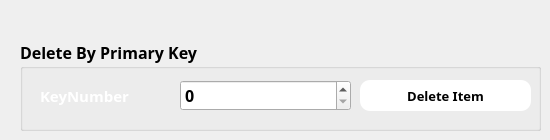
   <widget class="QWidget" name="Delete_Item">
    <attribute name="title">
     <string>Delete Item</string>
    </attribute>
    <attribute name="toolTip">
     <string>Delete Item</string>
    </attribute>
    <widget class="QGroupBox" name="ShowBox_5">
     <property name="geometry">
      <rect>
       <x>20</x>
       <y>40</y>
       <width>521</width>
       <height>91</height>
      </rect>
     </property>
     <property name="font">
      <font>
       <family>century gothic</family>
       <pointsize>12</pointsize>
       <weight>75</weight>
       <bold>true</bold>
      </font>
     </property>
     <property name="title">
      <string>Delete By Primary Key</string>
     </property>
     <widget class="QPushButton" name="DeletePush">
      <property name="geometry">
       <rect>
        <x>340</x>
        <y>40</y>
        <width>171</width>
        <height>31</height>
       </rect>
      </property>
      <property name="styleSheet">
       <string notr="true">QPushButton {
	background:white;	
	border-radius:10px;
	font:10pt;
	font-weight:bold;
}

QPushButton:hover {
	color:white;
	background:rgba(0,0,0,0.8);
}

</string>
      </property>
      <property name="text">
       <string>Delete Item</string>
      </property>
     </widget>
     <widget class="QLabel" name="label_31">
      <property name="geometry">
       <rect>
        <x>20</x>
        <y>40</y>
        <width>261</width>
        <height>31</height>
       </rect>
      </property>
      <property name="font">
       <font>
        <family>century gothic</family>
        <pointsize>11</pointsize>
        <weight>75</weight>
        <bold>true</bold>
       </font>
      </property>
      <property name="styleSheet">
       <string notr="true">color:white;</string>
      </property>
      <property name="text">
       <string>KeyNumber</string>
      </property>
     </widget>
     <widget class="QSpinBox" name="KeyDelete">
      <property name="geometry">
       <rect>
        <x>160</x>
        <y>40</y>
        <width>171</width>
        <height>31</height>
       </rect>
      </property>
     </widget>
    </widget>
   </widget>
